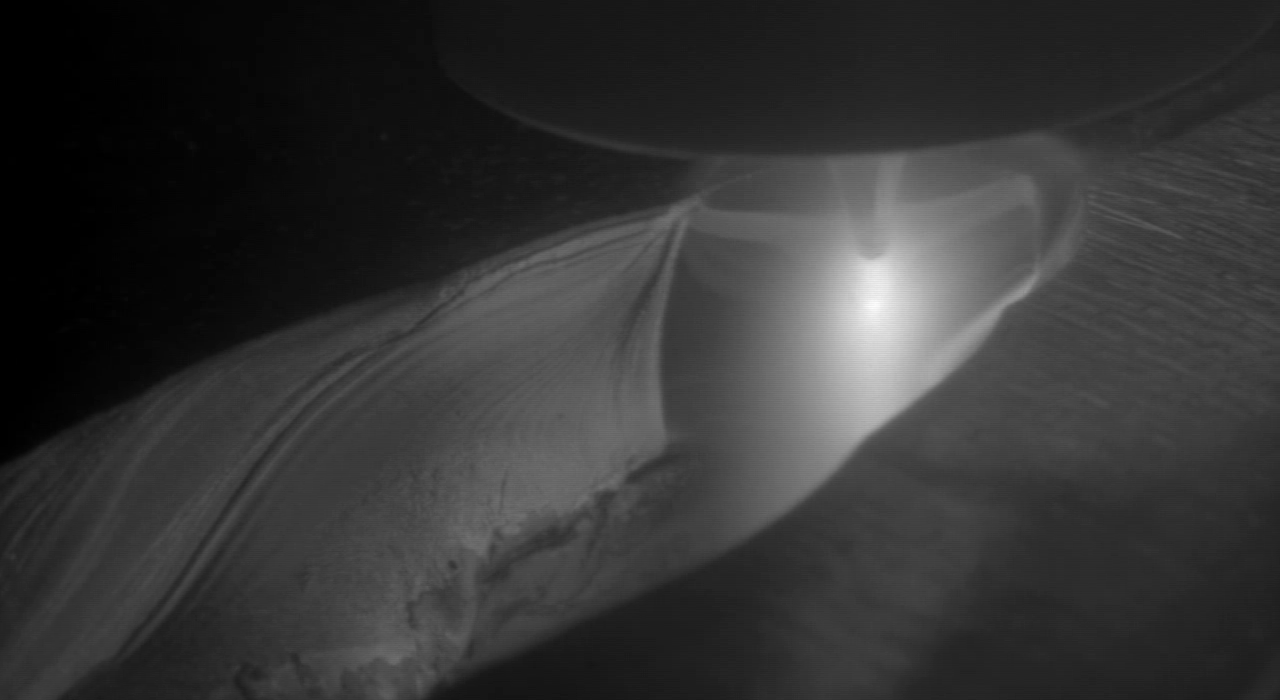
#> input picture ROI/data/shaochuan.png, 1280 x 700 px, found by its file name
$ python ROI_shaochuan.py
#> lines starting #> are read from the running program, lines starting #| are printed output that depends on the picture
import cv2
import numpy as np

# 获取图片
image = cv2.imread('shaochuan.png', cv2.IMREAD_UNCHANGED)
#> image is the input picture: shape (700, 1280); min 0, max 253, mean 52.5

# 定义一个300*300的矩阵 3为通道数
strawberry = np.ones((300, 300, 3))

# 原始图片
cv2.imshow("demo", image)

# ROI区域
strawberry = image[150:500, 390:1090]
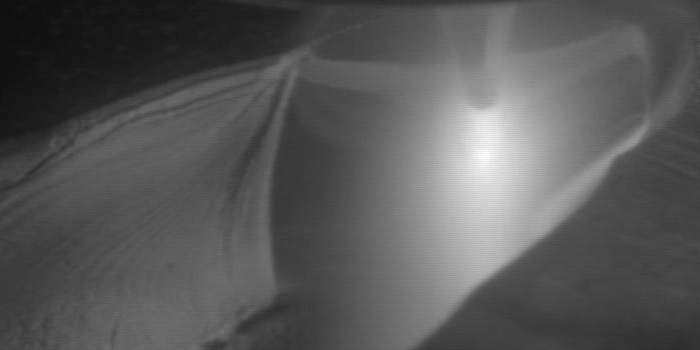
#> strawberry: shape (350, 700); min 12, max 253, mean 88.6

cv2.imshow("berries", strawberry)

cv2.imwrite('烧穿.png', strawberry)

cv2.waitKey(0)
cv2.destroyAllWindows()

$ run again, with ROI/data/lianghao.png copied over ROI/data/shaochuan.png
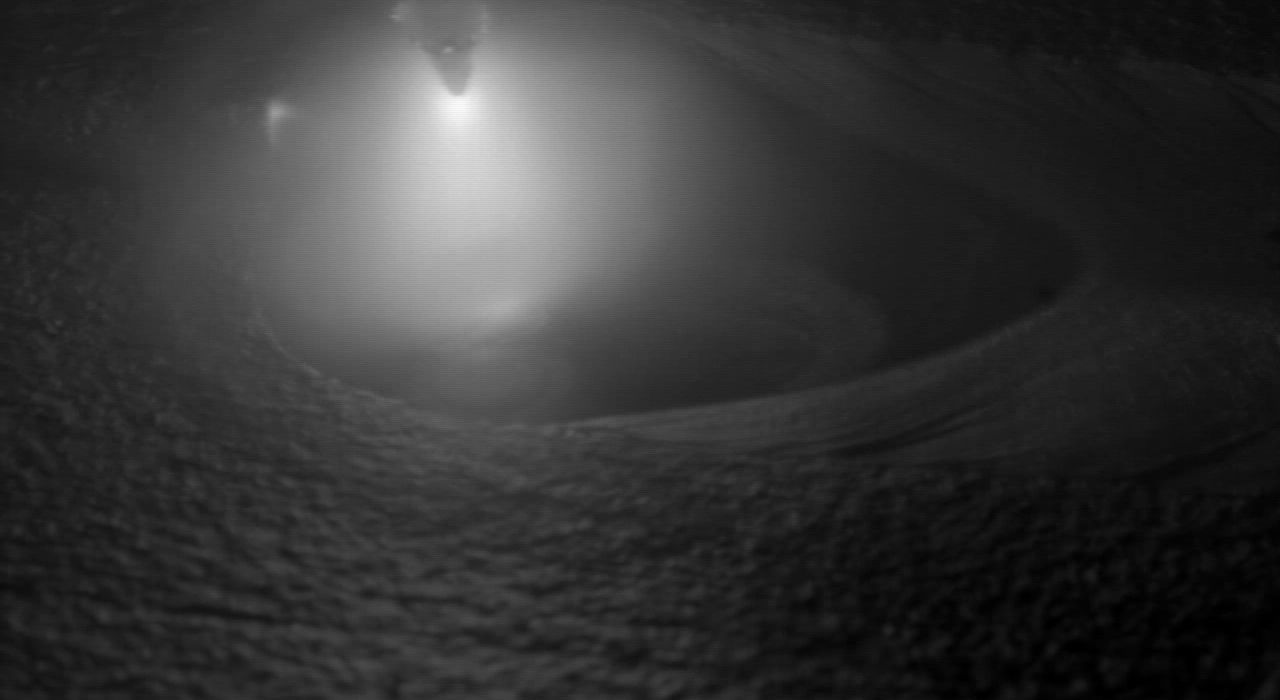
#> input picture ROI/data/lianghao.png, 1280 x 700 px, found by its file name
#> image is the input picture: shape (700, 1280); min 0, max 252, mean 53.1
#> `strawberry = image[150:500, 390:1090]`:
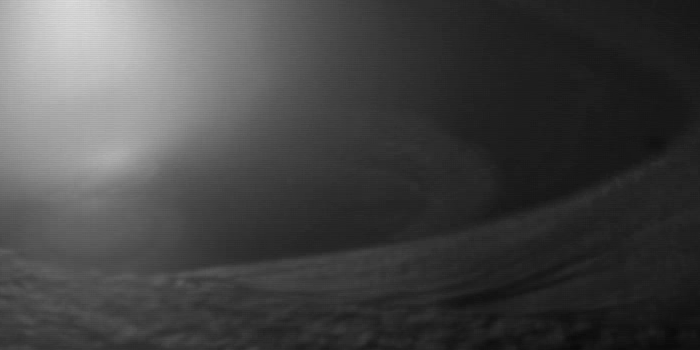
#> strawberry: shape (350, 700); min 9, max 221, mean 69
